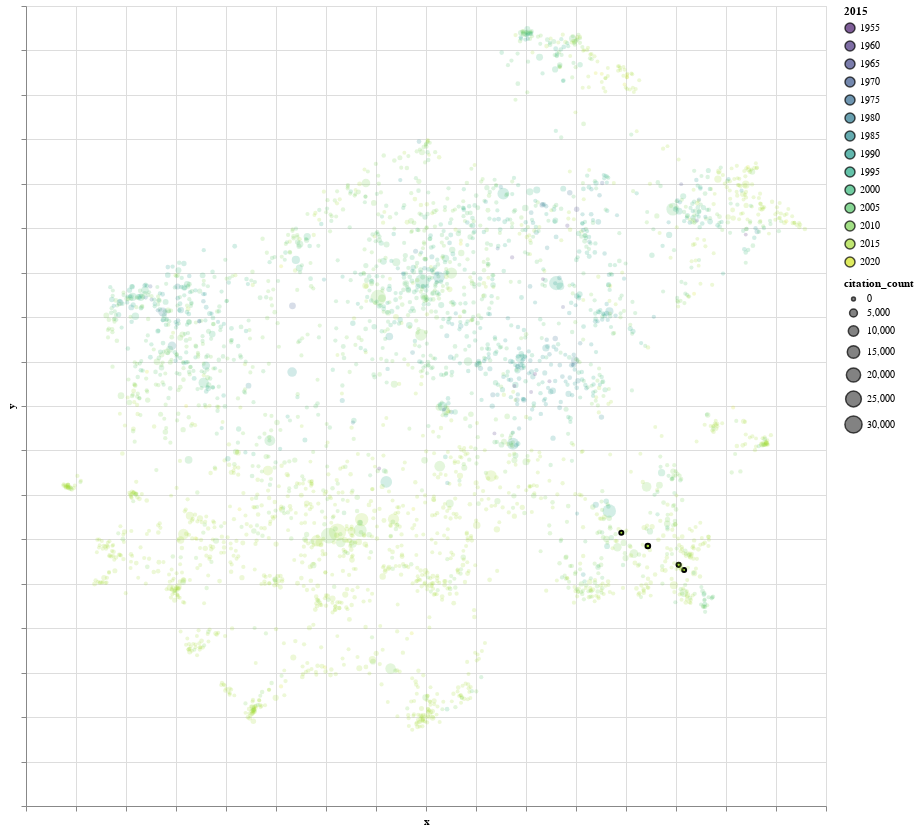

This figure's notebook cell:
### Markdown cell above
### Find Authors

### Code cell
# @title Edit the `AUTHOR_FILTER` variable to full text search for authors.

AUTHOR_FILTER = "Rush "  # @param space at the end means "word border"

### Don't ignore case when searching...
FLAGS = 0
### uncomment do ignore case
# FLAGS = re.IGNORECASE

## --- FILTER CODE.. make it your own ---
data['issel'] = data['authors'].str.contains(AUTHOR_FILTER, na=False, flags=FLAGS, )
if data['issel'].mean()<0.0000000001:
  print('No match found')

## --- FROM HERE ON VIS CODE ---
alt.Chart(data[["x", "y", "authors", "title", YEAR_PERIOD, "citation_count", "issel"]], width=800,
                  height=800) \
    .mark_circle(stroke="black", strokeOpacity=1).encode(
    alt.Color(YEAR_PERIOD+':O',
              scale=alt.Scale(scheme='viridis', reverse=False),
              # legend=alt.Legend(title='Total Records')
              ),
    alt.Size('citation_count',
              scale=alt.Scale(type="pow", exponent=1, range=[15, 300])
              ),
    alt.StrokeWidth('issel:Q', scale=alt.Scale(type="linear", domain=[0,1], range=[0, 2]), legend=None),

    alt.Opacity('issel:Q', scale=alt.Scale(type="linear", domain=[0,1], range=[.2, 1]), legend=None),
    alt.X('x:Q',
        scale=alt.Scale(zero=False), axis=alt.Axis(labels=False)
    ),
    alt.Y('y:Q',
        scale=alt.Scale(zero=False), axis=alt.Axis(labels=False)
    ),
    tooltip=['title', 'authors'],
).interactive()

### Figure 1 — Vega-Lite specification as saved in the notebook (floating-point values rounded to 4 significant figures; data arrays with more than 128 entries replaced by an {"elided": "..."} marker saying what was removed)
{"config": {"view": {"continuousWidth": 400, "continuousHeight": 300}}, "data": {"name": "data-229fe5f68d987da5898db7afeecbb2a8"}, "mark": {"type": "circle", "stroke": "black", "strokeOpacity": 1}, "encoding": {"color": {"field": "2015", "scale": {"reverse": false, "scheme": "viridis"}, "type": "ordinal"}, "opacity": {"field": "issel", "legend": null, "scale": {"domain": [0, 1], "range": [0.2, 1], "type": "linear"}, "type": "quantitative"}, "size": {"field": "citation_count", "scale": {"exponent": 1, "range": [15, 300], "type": "pow"}, "type": "quantitative"}, "strokeWidth": {"field": "issel", "legend": null, "scale": {"domain": [0, 1], "range": [0, 2], "type": "linear"}, "type": "quantitative"}, "tooltip": [{"field": "title", "type": "nominal"}, {"field": "authors", "type": "nominal"}], "x": {"axis": {"labels": false}, "field": "x", "scale": {"zero": false}, "type": "quantitative"}, "y": {"axis": {"labels": false}, "field": "y", "scale": {"zero": false}, "type": "quantitative"}}, "height": 800, "selection": {"selector005": {"type": "interval", "bind": "scales", "encodings": ["x", "y"]}}, "width": 800, "$schema": "https://vega.github.io/schema/vega-lite/v4.17.0.json", "datasets": {"data-229fe5f68d987da5898db7afeecbb2a8": {"elided": "3309 records"}}}
